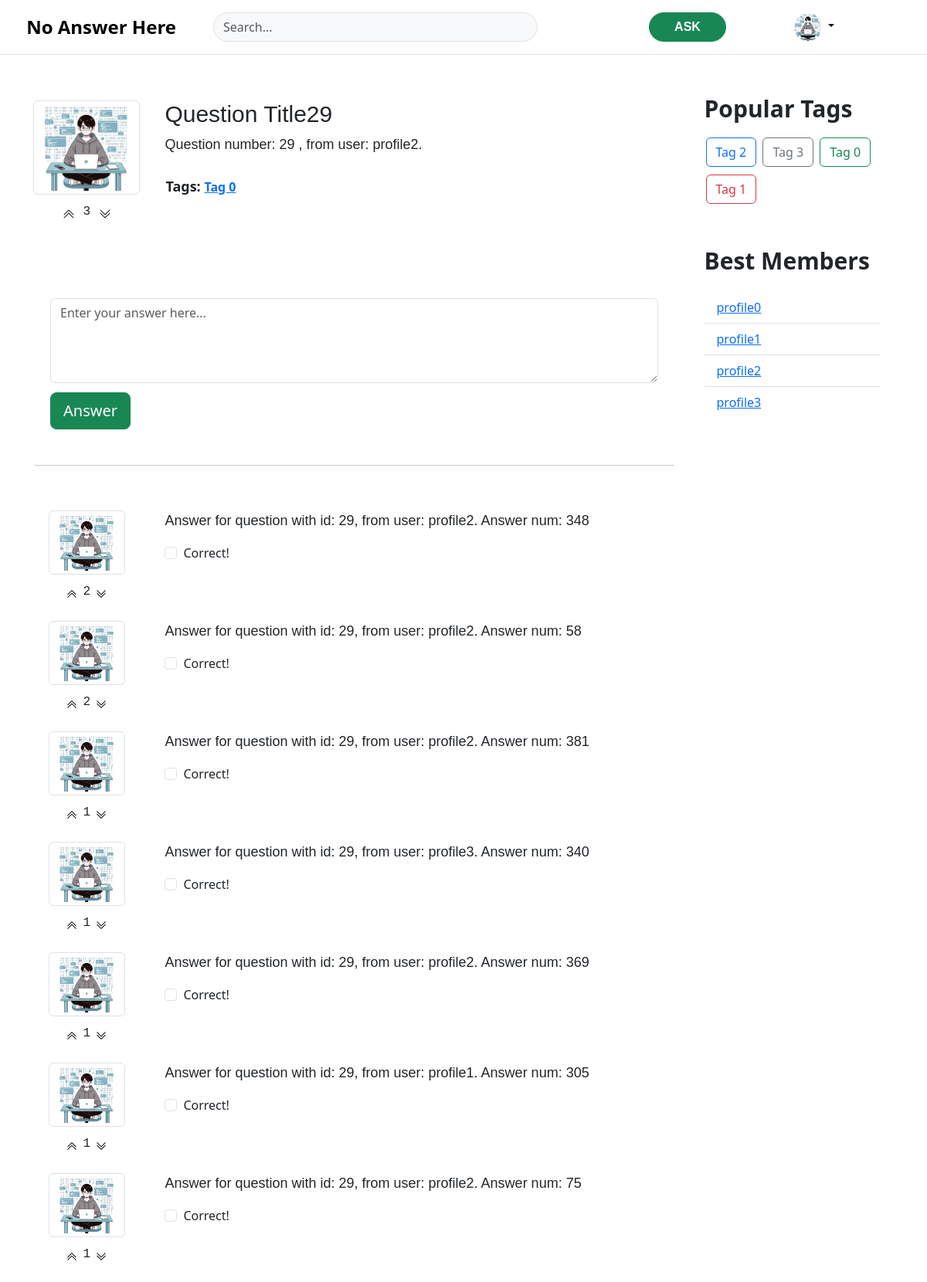
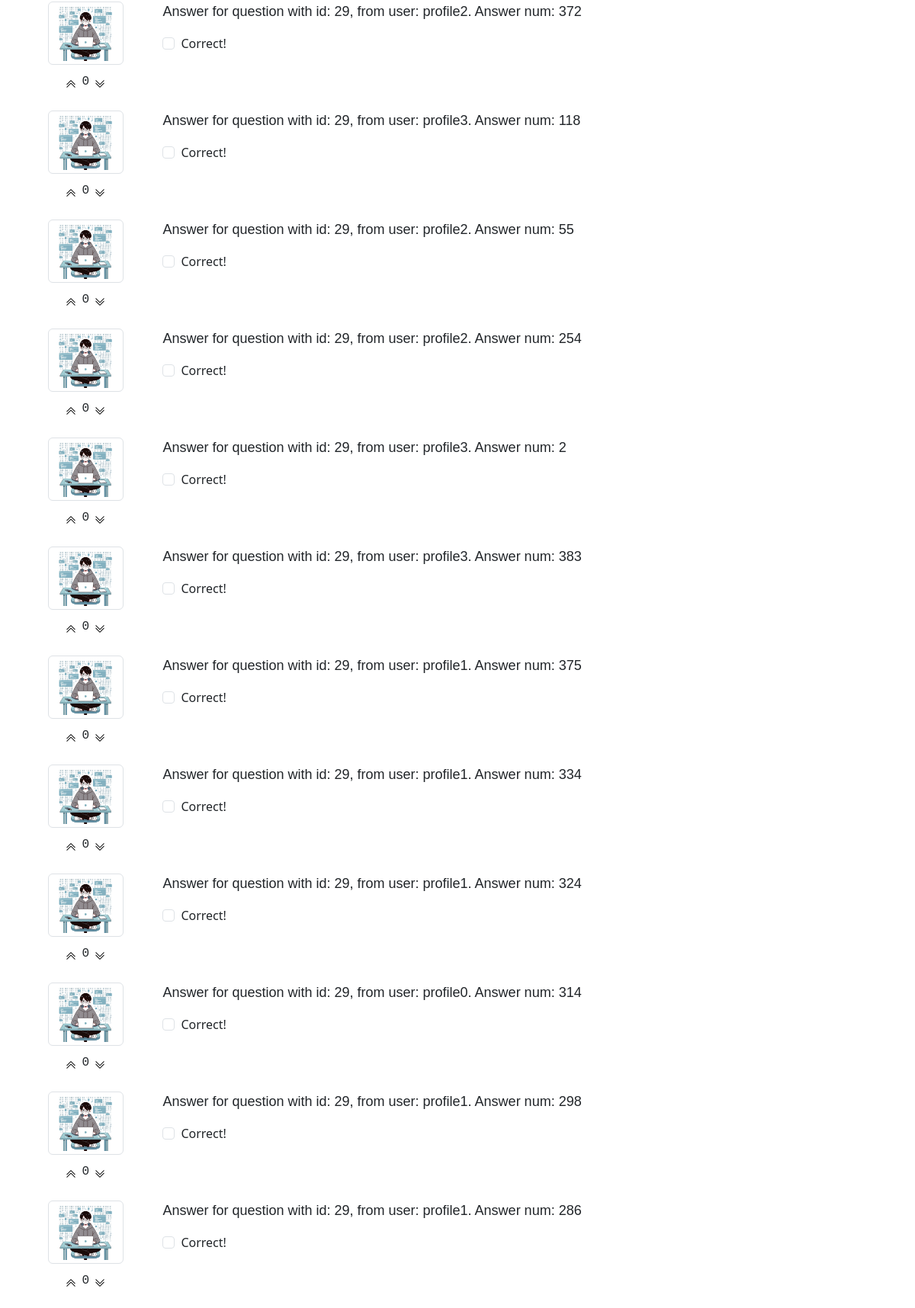
Screenshot of /question/29 (upper part) with the database file from the repository (2 pictures, top to bottom).
### app/models.py (models this page shows, shortened)
class QuestionInstance(models.Model):
    title = models.CharField(max_length=256, blank=True, null=True)
    question_body = models.TextField(blank=True, null=True)
    objects = QuestionManager()
    created_at = models.DateTimeField(default=timezone.now)
    question_rating = models.IntegerField(default=0)
    question_author = models.ForeignKey(Profile, on_delete=models.CASCADE)
    tags = models.ManyToManyField(Tag)
    num_answers = models.IntegerField(default=0)

class Profile(models.Model):
    user = models.OneToOneField(User, on_delete=models.CASCADE)
    avatar = models.ImageField(upload_to='profile_pics', default='profile_pics/default.png')

class Tag(models.Model):
    tag_name = models.CharField(max_length=256)
    objects = TagManager()
    def __str__(self):
        return self.tag_name

class AnswerInstance(models.Model):
    answer_body = models.TextField(blank=True, null=True)
    objects = AnswerManager()
    created_at = models.DateTimeField(default=timezone.now)
    answer_author = models.ForeignKey(Profile, on_delete=models.CASCADE)
    answer_rating = models.IntegerField(default=0)
    question = models.ForeignKey('QuestionInstance', on_delete=models.CASCADE, related_name='answers')
    is_correct = models.BooleanField(default=False)

### app/views.py (the view)
# urls.py: path('question/<int:question_id>', views.question, name="question"),
def question(request, question_id):
    try:
        item_question = QuestionInstance.objects.get(id=question_id)
    except QuestionInstance.DoesNotExist:
        return handle_not_found(request)
    answers = item_question.answers.get_answers()
    paginated_answers = paginate(answers, request, 30)
    if paginated_answers is None:
        return handle_not_found(request)
    return render(request, 'question.html', {'question': item_question, 'answers': paginate(answers, request, 30)})

### app/context_processors.py (called while the page is built)
def tags_context(request):
    top_tags = Tag.objects.get_top_tags()
    top_tags = top_tags.values_list('tag_name', flat=True)
    if len(top_tags) > 8:
        top_tags = top_tags[:8]
    return {'tags': list(top_tags)}

def best_members_context(request):
    best_members_profiles = BestUser.objects.all().select_related('profile__user').values_list(
        'profile__user__username', flat=True)
    best_members_nicks = list(best_members_profiles)
    return {'best_members': best_members_nicks}

def is_authorized(request):
    return {'is_authorized': IS_AUTHORIZED}

### app/models.py (called while the page is built)
    def get_top_tags(self):
        return self.get_queryset().annotate(num_questions=Count('questioninstance')).order_by('-num_questions')

    def get_answers(self):
        return self.get_queryset().order_by('-answer_rating', '-created_at')

### app/views.py (called while the page is built)
def paginate(objects, request, per_page):
    page = request.GET.get('page', 1)
    paginator = Paginator(objects, per_page)
    try:
        return paginator.page(page)
    except EmptyPage:
        return None

### templates/question.html (shortened to what this page needs)
{% extends 'layouts/base.html' %}
{% load static %}
{% block content %}
    <div class="row mt-5" style="padding: 10px; margin-top: 10px">
        <div class="col-2 question-image">
            <div class="row"><img src="{{ question.question_author.avatar.url }}" alt="user_icon" class="img-thumbnail">
            </div>
            <div class="row">
                <div class="user-rating-block d-flex justify-content-center">
                    <div class="col-5 d-flex justify-content-end">
                        <button class="user-rating-button">
                        </button>
                    </div>
                    <div class="col-2 font-monospace d-flex justify-content-center">
                        {{ question.question_rating }}
                    </div>
                    <div class="col-5 d-flex justify-content-start">
                        <button class="user-rating-button">
                        </button>
                    </div>
                </div>
            </div>
        </div>
        <div class="col-10 question-text-block">
            <h2>{{ question.title }}</h2>
            <p>{{ question.question_body }}
            </p>
            <div class="row">
                <div class="question-tags">
                    Tags:
                    {% for tag in question.tags.all %}
                        <a href="{% url 'tag' tag_name=tag %}">{{ tag }}</a>
                    {% endfor %}
                </div>
            </div>
        </div>
    </div>
    <br>
    {% if is_authorized %}
    <div class="card-footer py-3 border-0 mt-5" style="padding: 20px">
        <div class="d-flex flex-start w-100">
            <div class="form-outline w-100">
                            <textarea class="form-control" id="textAreaExample" rows="4"
                                      style="background: #fff;" placeholder="Enter your answer here..."></textarea>
                <label class="form-label" for="textAreaExample" style="margin-left: 0;">
                    <div class="float-start mt-2 pt-1">
                        <button type="button" class="btn btn-success btn-lg">
                            Answer
                        </button>
                    </div>
                </label>
            </div>
        </div>
    </div>
    {% endif %}
    <hr class="border-1">
    {% for answer in answers %}
        {% include 'components/question-answer.html' %}
    {% endfor %}
{% endblock %}

### templates/layouts/base.html (shortened to what this page needs)
{% load static %}
<!doctype html>
<html lang="en" class="h-100" data-bs-theme="auto">
<head>
    <link href="{% static 'css/bootstrap.css' %}" rel="stylesheet">
    <link href="{% static 'css/main.css' %}" rel="stylesheet">
    <link href="{% static 'css/header.css' %}" rel="stylesheet">
</head>
<body class="d-flex flex-column h-100">
<header class="py-3 mb-3 border-bottom fixed-top bg-body">
    <div class="container-fluid d-grid gap-1 align-items-center"
         style="grid-template-columns: 0.75fr 0.05fr 1.75fr 0.25fr 0.25fr 0.5fr;">
        <a class="text-decoration-none align-content-start ms-lg-auto me-lg-4 fs-4"
           style="font-weight: 600; color: black;" href="{% url 'index' %}">
            No Answer Here
        </a>
        <div class="d-flex align-items-center">
            <form class="w-75 me-3" role="search">
                <input type="search" class="form-control bg-body-tertiary" placeholder="Search..." aria-label="Search"
                       style="border-radius: 48px">
            </form>
        </div>
        <div>
            <a href="{% url 'ask' %}" class="btn btn-success rounded-pill px-5 d-flex justify-content-center" id="ask-button">ASK
        </a>
        </div>
        {% if is_authorized %}
            <div class="flex-shrink-0 dropdown">
                <a href="#" class="d-block link-body-emphasis text-decoration-none dropdown-toggle me-lg-auto"
                   data-bs-toggle="dropdown" aria-expanded="false">
                    <img src="{% static 'images/proger.png' %}" alt="user_icon" width="36" height="36"
                         class="rounded-circle">
                </a>
            </div>
        {% endif %}
    </div>
</header>
<main class="flex-shrink-0">
    <div class="container">
        <div class="row">
            <div class="col-9">
                {% block content %}{% endblock %}
            </div>
            <div class="col-3">
                <div class="tags">
                    <div class="header">
                        Popular Tags
                    </div>
                    <div>
                        {% for tag in tags %}
                            <a href="{% url 'tag' tag_name=tag %}" class="text-decoration-none">
                                <button type="button"
                                        class="btn {% cycle 'btn-outline-primary' 'btn-outline-secondary' 'btn-outline-success' 'btn-outline-danger' 'btn-outline-warning' 'btn-outline-info' 'btn-outline-dark' %} tag">{{ tag }}</button>
                            </a>
                        {% endfor %}
                    </div>
                </div>
                <div class="best-members">
                    <div class="header">
                        Best Members
                    </div>
                    <ul class="list-group list-group-flush">
                        {% for name in best_members %}
                            <li class="list-group-item"><a href="">{{ name }}</a></li>
                        {% endfor %}
                    </ul>
                </div>
            </div>
        </div>
    </div>
</main>
</body>
</html>

### templates/components/question-answer.html (shortened to what this page needs)
{% load static %}
<div class="row my-5" style="padding: 10px;">
    <div class="col-2 question-image d-flex justify-content-center">
        <div style="max-width: 75px; max-height: 75px">
            <div class="row">
                <img src="{{ answer.answer_author.avatar.url }}" alt="user_icon" class="img-thumbnail">
            </div>
            <div class="row">
                <div class="user-rating-block d-flex justify-content-center">
                    <div class="col-5 d-flex justify-content-end">
                        <button class="user-rating-button">
                        </button>
                    </div>
                    <div class="col-2 font-monospace d-flex justify-content-center">
                        {{ answer.answer_rating }}
                    </div>
                    <div class="col-5 d-flex justify-content-start">
                        <button class="user-rating-button">
                        </button>
                    </div>
                </div>
            </div>
        </div>
    </div>
    <div class="col-10 question-text-block" style="border: 1px;">
        <p>{{ answer.answer_body }}
        </p>
        <div class="form-check">
            <input class="form-check-input" type="checkbox" value=""
                   id="flexCheckDefault{{ answer.id }}"
            >
            <label class="form-check-label" for="flexCheckDefault{{ answer.id }}">
                Correct!
            </label>
        </div>
    </div>
</div>

### static/css/main.css (style rules this page uses)
main > .container { padding: 60px 15px 15px 15px; margin-top: 12px; min-height: 100vh; }
.best-members { margin: 16px; }
.best-members > ul { margin-top: 8px; }
.header { margin-top: 30px; margin-bottom: 10px; font-size: 30px; display: inline-block; font-weight: bold; }
.question-image { max-width: 175px; max-height: 175px; }
.question-text-block { padding-left: 32px; }
.question-text-block > h2 { font-family: "Helvetica", "sans-serif"; font-size: 30px; }
.question-text-block > p { font-family: "Helvetica", "sans-serif"; font-size: 18px; }
.question-tags { border: 1px solid transparent; margin-top: 10px; font-weight: 600; font-size: 18px; }
.question-tags > a { font-size: 16px; }
.user-rating-block { margin-top: 10px; }
.user-rating-button { background-color: transparent; border: 0; }
.tags { margin: 16px; }
.tag { margin: 5px 2px; }

### static/css/header.css (style rules this page uses)
header { max-height: 120px; }
#ask-button { font-weight: bold; font-family: "Helvetica", "sans-serif"; max-width: 100px; }

### rows the page displays
QuestionInstance: question_author.avatar (placeholder picture), question_rating "3", title "Question Title29", question_body "Question number: 29 , from user: profile2."
Tag: tag_name "Tag 0"
AnswerInstance: answer_author.avatar (placeholder picture), answer_rating "2", answer_body "Answer for question with id: 29, from user: profile2. Answer num: 348"
AnswerInstance: answer_author.avatar (placeholder picture), answer_rating "2", answer_body "Answer for question with id: 29, from user: profile2. Answer num: 58"
AnswerInstance: answer_author.avatar (placeholder picture), answer_rating "1", answer_body "Answer for question with id: 29, from user: profile2. Answer num: 381"
AnswerInstance: answer_author.avatar (placeholder picture), answer_rating "1", answer_body "Answer for question with id: 29, from user: profile3. Answer num: 340"
AnswerInstance: answer_author.avatar (placeholder picture), answer_rating "1", answer_body "Answer for question with id: 29, from user: profile2. Answer num: 369"
AnswerInstance: answer_author.avatar (placeholder picture), answer_rating "1", answer_body "Answer for question with id: 29, from user: profile1. Answer num: 305"
AnswerInstance: answer_author.avatar (placeholder picture), answer_rating "1", answer_body "Answer for question with id: 29, from user: profile2. Answer num: 75"
AnswerInstance: answer_author.avatar (placeholder picture), answer_rating "0", answer_body "Answer for question with id: 29, from user: profile2. Answer num: 372"
AnswerInstance: answer_author.avatar (placeholder picture), answer_rating "0", answer_body "Answer for question with id: 29, from user: profile3. Answer num: 118"
AnswerInstance: answer_author.avatar (placeholder picture), answer_rating "0", answer_body "Answer for question with id: 29, from user: profile2. Answer num: 55"
AnswerInstance: answer_author.avatar (placeholder picture), answer_rating "0", answer_body "Answer for question with id: 29, from user: profile2. Answer num: 254"
AnswerInstance: answer_author.avatar (placeholder picture), answer_rating "0", answer_body "Answer for question with id: 29, from user: profile3. Answer num: 2"
AnswerInstance: answer_author.avatar (placeholder picture), answer_rating "0", answer_body "Answer for question with id: 29, from user: profile3. Answer num: 383"
AnswerInstance: answer_author.avatar (placeholder picture), answer_rating "0", answer_body "Answer for question with id: 29, from user: profile1. Answer num: 375"
AnswerInstance: answer_author.avatar (placeholder picture), answer_rating "0", answer_body "Answer for question with id: 29, from user: profile1. Answer num: 334"
AnswerInstance: answer_author.avatar (placeholder picture), answer_rating "0", answer_body "Answer for question with id: 29, from user: profile1. Answer num: 324"
AnswerInstance: answer_author.avatar (placeholder picture), answer_rating "0", answer_body "Answer for question with id: 29, from user: profile0. Answer num: 314"
AnswerInstance: answer_author.avatar (placeholder picture), answer_rating "0", answer_body "Answer for question with id: 29, from user: profile1. Answer num: 298"
AnswerInstance: answer_author.avatar (placeholder picture), answer_rating "0", answer_body "Answer for question with id: 29, from user: profile1. Answer num: 286"

### other values shown
{{ tag }} "Tag 2" "Tag 3" "Tag 0" "Tag 1"
{{ name }} "profile0"
{{ name }} "profile1"
{{ name }} "profile2"
{{ name }} "profile3"
